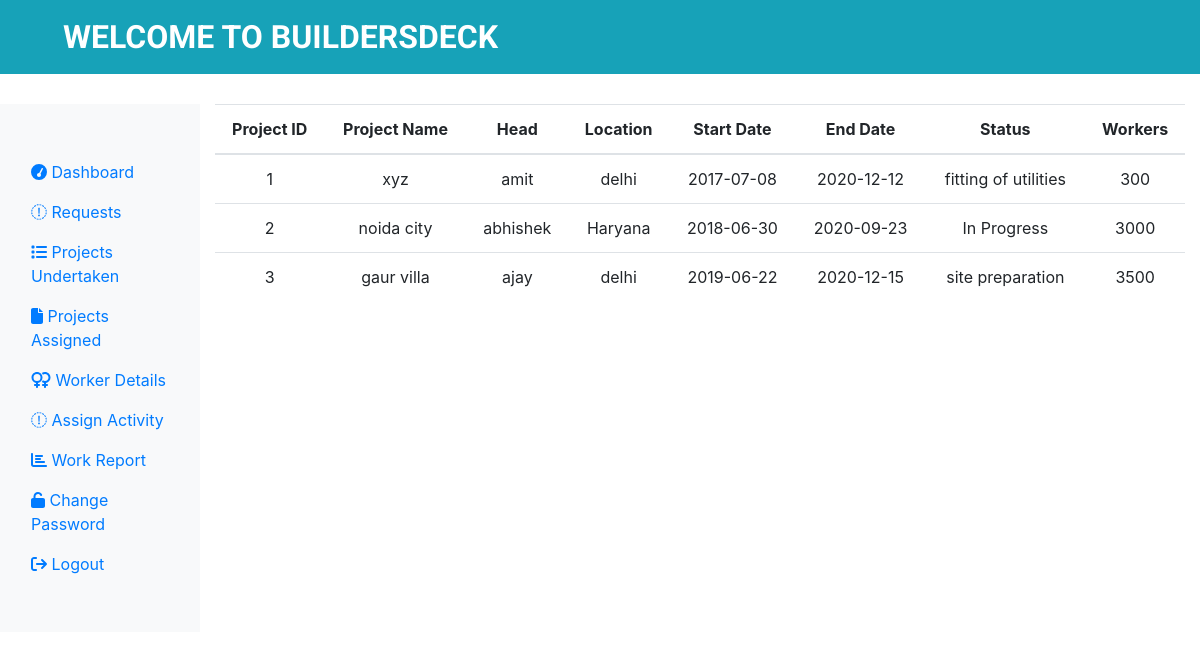
Screenshot of /admin/ProjectsUndertaken.php (signed in) with the database file from the repository.
### tables this page shows
CREATE TABLE `projects_tb` (
  `pid` int(11) NOT NULL,
  `p_name` varchar(60) NOT NULL,
  `p_head` varchar(60) NOT NULL,
  `p_location` varchar(60) NOT NULL,
  `p_startdate` date NOT NULL,
  `p_enddate` date NOT NULL,
  `p_status` text NOT NULL,
  `p_workers` bigint(20) NOT NULL
);

### admin/ProjectsUndertaken.php (the view, shortened to what this page needs)
<?php
include('includes/header.php');
include('../dbconnection.php');
?>
<div class="col-sm-9 col-md-10 text-center">
<?php
$sql = "SELECT * FROM projects_tb";
$result = $conn->query($sql);
if($result->num_rows > 0){
	echo '<table class="table">
	<thead>
	<tr>
	<th scope"col">Project ID</th>
	<th scope"col">Project Name</th>
	<th scope"col">Head</th>
	<th scope"col">Location</th>
	<th scope"col">Start Date</th>
	<th scope"col">End Date</th>
	<th scope"col">Status</th>
	<th scope"col">Workers</th>
	</tr>
	</thead>
	<tbody>';
	while($row = $result->fetch_assoc()){
		echo '<tr>';
		echo '<td>'.$row["pid"].'</td>';
		echo '<td>'.$row["p_name"].'</td>';
		echo '<td>'.$row["p_head"].'</td>';
		echo '<td>'.$row["p_location"].'</td>';
		echo '<td>'.$row["p_startdate"].'</td>';
		echo '<td>'.$row["p_enddate"].'</td>';
		echo '<td>'.$row["p_status"].'</td>';
		echo '<td>'.$row["p_workers"].'</td>';
		echo '</tr>';
	}
	echo '</tbody>
	</table>';
}else{
	echo 'No Results Found';
}
?>
</div>
<?php
include('includes/footer.php');
?>
<?php
include('includes/footer.php');
?>

### rows the page displays
projects_tb: pid "1", p_name "xyz", p_head "amit", p_location "delhi", p_startdate "2017-07-08", p_enddate "2020-12-12", p_status "fitting of utilities", p_workers "300"
projects_tb: pid "2", p_name "noida city", p_head "abhishek", p_location "Haryana", p_startdate "2018-06-30", p_enddate "2020-09-23", p_status "In Progress", p_workers "3000"
projects_tb: pid "3", p_name "gaur villa", p_head "ajay", p_location "delhi", p_startdate "2019-06-22", p_enddate "2020-12-15", p_status "site preparation", p_workers "3500"
